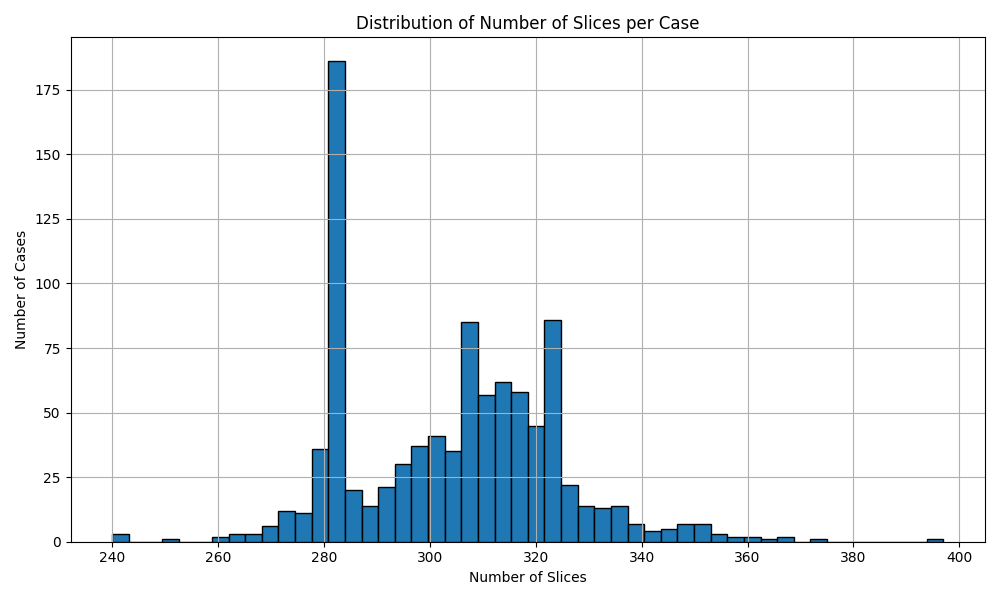

Here is the Python script that generated this plot:
import json
import matplotlib.pyplot as plt
import numpy as np

def plot_num_of_slices_hist(data, output_path="num_of_slices_histogram.png", bin_width=25, histogram_bins=50):
    # Extract slice counts
    num_slices = [entry["num_of_slices"] for entry in data.values()]
    min_slices, max_slices = min(num_slices), max(num_slices)

    # Print group counts in steps of 25
    print("\nNumber of cases in slice count groups (width = 25):")
    group_edges = range(min_slices // 25 * 25, max_slices + 25, 25)
    group_counts = {f"{start}-{start + 24}": 0 for start in group_edges}

    for n in num_slices:
        bucket_start = (n // 25) * 25
        bucket_label = f"{bucket_start}-{bucket_start + 24}"
        if bucket_label in group_counts:
            group_counts[bucket_label] += 1

    for label, count in group_counts.items():
        print(f"{label}: {count} case(s)")

    # Plot histogram with more bins
    plt.figure(figsize=(10, 6))
    plt.hist(num_slices, bins=histogram_bins, edgecolor='black')
    plt.xlabel("Number of Slices")
    plt.ylabel("Number of Cases")
    plt.title("Distribution of Number of Slices per Case")
    plt.grid(True)
    plt.tight_layout()
    plt.savefig(output_path)
    plt.show()

    import pandas as pd  # Make sure to import this at the top if not already

    # Save cases with < 275 slices to CSV
    low_slice_cases = [
        {
            "Subject_ID": entry["Subject_ID"],
            "Trial_Name": entry["trial_name"],
            "Num_Slices": entry["num_of_slices"],
            "Diagnosis": entry["diagnosis"]
        }
        for entry in data.values() if entry["num_of_slices"] < 275
    ]

    df_low = pd.DataFrame(low_slice_cases)
    csv_output_path = output_path.replace(".png", "_low_slice_cases.csv")
    df_low.to_csv(csv_output_path, index=False)
    print(f"\nSaved {len(df_low)} cases with < 275 slices to: {csv_output_path}")


if __name__ == "__main__":
    json_path = 'E2T_dictionary.json'  # 👈 Replace with your actual JSON path

    with open(json_path, "r") as f:
        data = json.load(f)

    plot_num_of_slices_hist(data)
